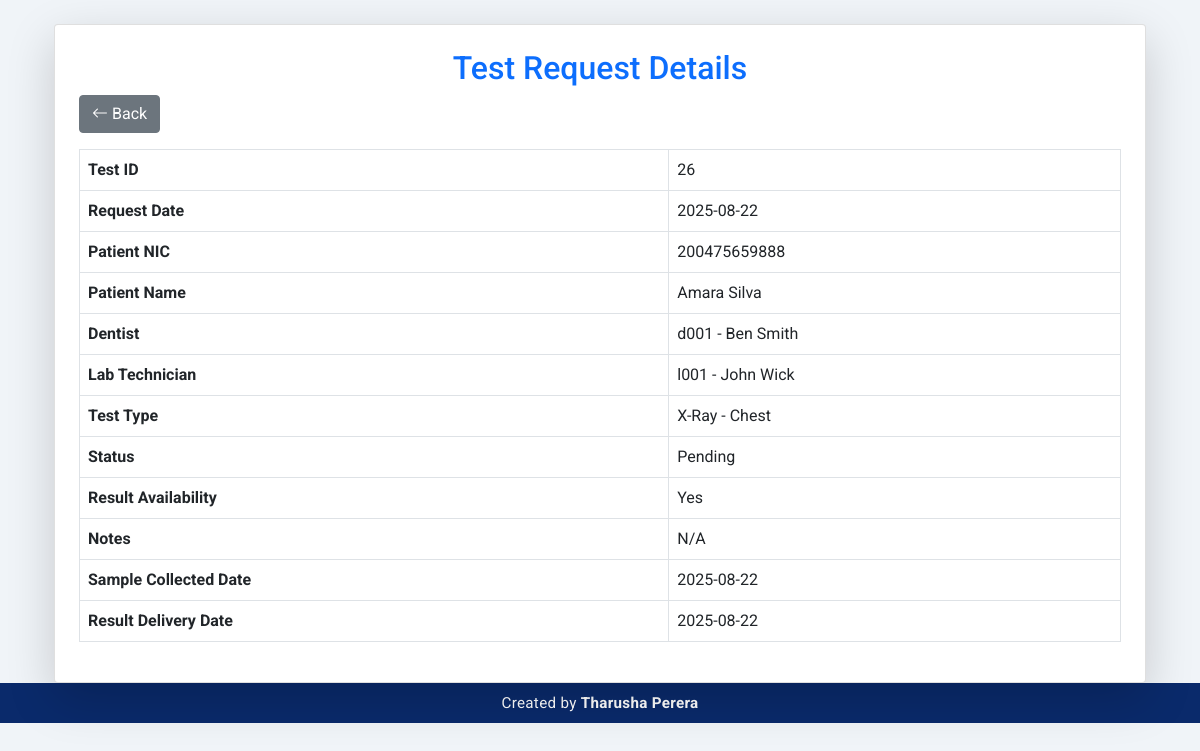
Screenshot of /modules/lab_functions/test_request/view_test_request.php?id=26 (signed in) with the database file from the repository.
### tables this page shows
CREATE TABLE `test_requests` (
  `test_id` int(11) NOT NULL,
  `patient_nic` varchar(20) NOT NULL,
  `test_type_id` int(11) NOT NULL,
  `request_date` date NOT NULL,
  `requested_by` varchar(20) NOT NULL,
  `assigned_to` varchar(20) DEFAULT NULL,
  `status` varchar(50) DEFAULT 'Pending',
  `notes` text DEFAULT NULL,
  `sample_collected_date` date DEFAULT NULL,
  `result_delivery_date` date DEFAULT NULL,
  `result_availability` enum('Yes','No') DEFAULT 'No'
);

CREATE TABLE `patients` (
  `NIC` varchar(12) NOT NULL,
  `Fullname` varchar(150) NOT NULL,
  `Address` text NOT NULL,
  `Contact` varchar(15) NOT NULL,
  `Gender` enum('Male','Female','Other') NOT NULL,
  `Email` varchar(50) NOT NULL,
  `Username` varchar(15) NOT NULL,
  `Password` varchar(15) NOT NULL,
  `profile_picture` longblob DEFAULT NULL,
  `reset_token` varchar(255) DEFAULT NULL,
  `token_expiry` datetime DEFAULT NULL
);

CREATE TABLE `users` (
  `NIC` varchar(12) NOT NULL,
  `user_code` varchar(6) DEFAULT NULL,
  `Fullname` varchar(150) DEFAULT NULL,
  `Role` varchar(50) DEFAULT NULL,
  `Address` varchar(250) DEFAULT NULL,
  `Contact` varchar(15) DEFAULT NULL,
  `Gender` varchar(10) DEFAULT NULL,
  `Email` varchar(100) DEFAULT NULL,
  `Username` varchar(15) DEFAULT NULL,
  `Password` varchar(15) DEFAULT NULL,
  `reset_token` varchar(255) DEFAULT NULL,
  `token_expiry` datetime DEFAULT NULL,
  `profile_picture` longblob DEFAULT NULL
);

CREATE TABLE `test_types` (
  `test_type_id` int(11) NOT NULL,
  `test_name` varchar(100) NOT NULL,
  `cost` decimal(10,2) NOT NULL,
  `sample_type` varchar(100) NOT NULL
);

### modules/lab_functions/test_request/view_test_request.php (the view, shortened to what this page needs)
<?php
include '../../../includes/header.php';
include '../../../config/db.php';
$test_id = $_GET['id'] ?? null;
$sql = "
    SELECT
        tr.test_id,
        tr.request_date,
        tr.status,
        tr.result_availability,
        tr.notes,
        tr.sample_collected_date,
        tr.result_delivery_date,
        p.NIC AS patient_nic,
        p.Fullname AS patient_name,
        d.NIC AS dentist_nic,
        d.Fullname AS dentist_name,
        d.user_code AS dentist_code,
        lt.NIC AS tech_nic,
        lt.Fullname AS tech_name,
        lt.user_code AS tech_code,
        tt.test_name
    FROM test_requests tr
    LEFT JOIN patients p ON tr.patient_nic = p.NIC
    LEFT JOIN users d ON tr.requested_by = d.NIC
    LEFT JOIN users lt ON tr.assigned_to = lt.NIC
    LEFT JOIN test_types tt ON tr.test_type_id = tt.test_type_id
    WHERE tr.test_id = ?
";
$stmt = $conn->prepare($sql);
$stmt->bind_param("i", $test_id);
$stmt->execute();
$result = $stmt->get_result();
if ($result->num_rows > 0) {
    $request = $result->fetch_assoc();
} else {
    $message = "Test Request not found!";
}
?>
<div class="container mt-4">
    <div class="card shadow-lg p-4">
        <h2 class="text-center text-primary">Test Request Details</h2>
        <?php if ($result->num_rows > 0) { ?>
            <div class="d-flex justify-content-start mb-3">
                <a href="test_request_management.php" class="btn btn-secondary"><i class="bi bi-arrow-left"></i> Back</a>
            </div>
            <table class="table table-bordered">
                <tbody>
                    <tr>
                        <th>Test ID</th>
                        <td><?php echo htmlspecialchars($request['test_id']); ?></td>
                    </tr>
                    <tr>
                        <th>Request Date</th>
                        <td><?php echo htmlspecialchars($request['request_date']); ?></td>
                    </tr>
                    <tr>
                        <th>Patient NIC</th>
                        <td><?php echo htmlspecialchars($request['patient_nic']); ?></td>
                    </tr>
                    <tr>
                        <th>Patient Name</th>
                        <td><?php echo htmlspecialchars($request['patient_name']); ?></td>
                    </tr>
                    <tr>
                        <th>Dentist</th>
                        <td>
                            <?php echo htmlspecialchars($request['dentist_code']) . " - " . htmlspecialchars($request['dentist_name']); ?>
                        </td>
                    </tr>
                    <tr>
                        <th>Lab Technician</th>
                        <td>
                            <?php echo htmlspecialchars($request['tech_code']) . " - " . htmlspecialchars($request['tech_name']); ?>
                        </td>
                    </tr>
                    <tr>
                        <th>Test Type</th>
                        <td><?php echo htmlspecialchars($request['test_name']); ?></td>
                    </tr>
                    <tr>
                        <th>Status</th>
                        <td><?php echo htmlspecialchars($request['status']); ?></td>
                    </tr>
                    <tr>
                        <th>Result Availability</th>
                        <td><?php echo htmlspecialchars($request['result_availability']); ?></td>
                    </tr>
                    <tr>
                        <th>Notes</th>
                        <td style="white-space: pre-wrap; word-break: break-word; max-width: 600px;"><?php echo htmlspecialchars($request['notes'] ?: 'N/A'); ?></td>
                    </tr>
                    <tr>
                        <th>Sample Collected Date</th>
                        <td><?php echo htmlspecialchars($request['sample_collected_date'] ?: 'N/A'); ?></td>
                    </tr>
                    <tr>
                        <th>Result Delivery Date</th>
                        <td><?php echo htmlspecialchars($request['result_delivery_date'] ?: 'N/A'); ?></td>
                    </tr>
                </tbody>
            </table>
        <?php } ?>
    </div>
</div>
<?php include '../../../includes/footer.php'; ?>

### includes/header.php (style rules this page uses)
body { background-color: #f0f4f8; font-family: 'Roboto', sans-serif; }

### includes/footer.php (style rules this page uses)
:root { --footer-bg: #0a2a6b; }

### rows the page displays
test_requests: test_id "26", request_date "2025-08-22", patient_nic.NIC "200475659888", patient_nic.Fullname "Amara Silva", requested_by.user_code "d001", requested_by.Fullname "Ben Smith", assigned_to.user_code "l001", assigned_to.Fullname "John Wick", test_type.test_name "X-Ray - Chest", status "Pending", result_availability "Yes", notes "N/A", sample_collected_date "2025-08-22", result_delivery_date "2025-08-22"
